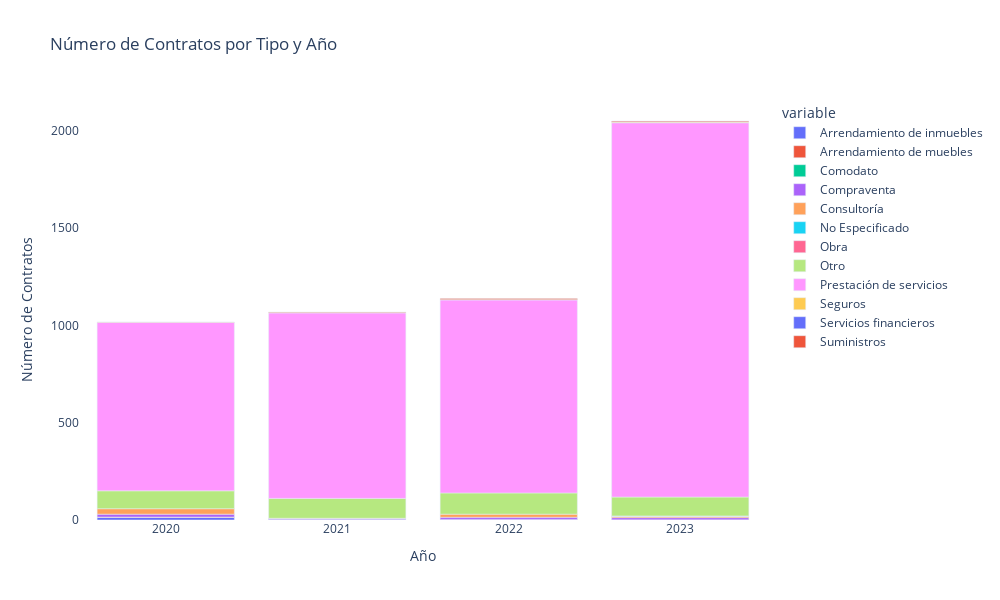

The notebook cell saved with this chart:
### Code cell
# Realizar agrupaciones
DF_tipo_por_año = DF_contratos_v1.groupby(['fecha_de_firma_ano', 'tipo_de_contrato']).size().unstack().reset_index()

# Crear gráfico
fig = px.bar(
    DF_tipo_por_año, 
    x='fecha_de_firma_ano', 
    y=DF_tipo_por_año.columns[1:],
    title='Número de Contratos por tipo y Año',
    labels={'fecha_de_firma_ano': 'Año'}
)

# Diseño
fig.update_layout(
    xaxis_title='Año',
    yaxis_title='Número de Contratos',
    title='Número de Contratos por Tipo y Año',
    plot_bgcolor='rgba(0, 0, 0, 0)',
    xaxis_tickangle = 0,
    showlegend = True,
    height = 600,
    width = 1000
)

# Mostrar el gráfico
fig.show()

# Guardar la gráfica como imagen
fig.write_image("graficas/grafica5.png")

### Figure 1 — Plotly figure (JSON) as saved in the notebook; plotly's stock layout.template omitted (floating-point values rounded to 4 significant figures)
{"data": [{"alignmentgroup": "True", "hovertemplate": "variable=Arrendamiento de inmuebles<br>Año=%{x}<br>value=%{y}<extra></extra>", "legendgroup": "Arrendamiento de inmuebles", "marker": {"color": "#636efa", "pattern": {"shape": ""}}, "name": "Arrendamiento de inmuebles", "offsetgroup": "Arrendamiento de inmuebles", "orientation": "v", "showlegend": true, "textposition": "auto", "type": "bar", "x": ["2020", "2021", "2022", "2023"], "xaxis": "x", "y": [14, 1, 3, 1], "yaxis": "y"}, {"alignmentgroup": "True", "hovertemplate": "variable=Arrendamiento de muebles<br>Año=%{x}<br>value=%{y}<extra></extra>", "legendgroup": "Arrendamiento de muebles", "marker": {"color": "#EF553B", "pattern": {"shape": ""}}, "name": "Arrendamiento de muebles", "offsetgroup": "Arrendamiento de muebles", "orientation": "v", "showlegend": true, "textposition": "auto", "type": "bar", "x": ["2020", "2021", "2022", "2023"], "xaxis": "x", "y": [1, null, null, null], "yaxis": "y"}, {"alignmentgroup": "True", "hovertemplate": "variable=Comodato<br>Año=%{x}<br>value=%{y}<extra></extra>", "legendgroup": "Comodato", "marker": {"color": "#00cc96", "pattern": {"shape": ""}}, "name": "Comodato", "offsetgroup": "Comodato", "orientation": "v", "showlegend": true, "textposition": "auto", "type": "bar", "x": ["2020", "2021", "2022", "2023"], "xaxis": "x", "y": [null, 1, null, null], "yaxis": "y"}, {"alignmentgroup": "True", "hovertemplate": "variable=Compraventa<br>Año=%{x}<br>value=%{y}<extra></extra>", "legendgroup": "Compraventa", "marker": {"color": "#ab63fa", "pattern": {"shape": ""}}, "name": "Compraventa", "offsetgroup": "Compraventa", "orientation": "v", "showlegend": true, "textposition": "auto", "type": "bar", "x": ["2020", "2021", "2022", "2023"], "xaxis": "x", "y": [15, 6, 11, 11], "yaxis": "y"}, {"alignmentgroup": "True", "hovertemplate": "variable=Consultoría<br>Año=%{x}<br>value=%{y}<extra></extra>", "legendgroup": "Consultoría", "marker": {"color": "#FFA15A", "pattern": {"shape": ""}}, "name": "Consultoría", "offsetgroup": "Consultoría", "orientation": "v", "showlegend": true, "textposition": "auto", "type": "bar", "x": ["2020", "2021", "2022", "2023"], "xaxis": "x", "y": [28, null, 16, 7], "yaxis": "y"}, {"alignmentgroup": "True", "hovertemplate": "variable=No Especificado<br>Año=%{x}<br>value=%{y}<extra></extra>", "legendgroup": "No Especificado", "marker": {"color": "#19d3f3", "pattern": {"shape": ""}}, "name": "No Especificado", "offsetgroup": "No Especificado", "orientation": "v", "showlegend": true, "textposition": "auto", "type": "bar", "x": ["2020", "2021", "2022", "2023"], "xaxis": "x", "y": [null, null, null, 1], "yaxis": "y"}, {"alignmentgroup": "True", "hovertemplate": "variable=Obra<br>Año=%{x}<br>value=%{y}<extra></extra>", "legendgroup": "Obra", "marker": {"color": "#FF6692", "pattern": {"shape": ""}}, "name": "Obra", "offsetgroup": "Obra", "orientation": "v", "showlegend": true, "textposition": "auto", "type": "bar", "x": ["2020", "2021", "2022", "2023"], "xaxis": "x", "y": [null, 1, null, 1], "yaxis": "y"}, {"alignmentgroup": "True", "hovertemplate": "variable=Otro<br>Año=%{x}<br>value=%{y}<extra></extra>", "legendgroup": "Otro", "marker": {"color": "#B6E880", "pattern": {"shape": ""}}, "name": "Otro", "offsetgroup": "Otro", "orientation": "v", "showlegend": true, "textposition": "auto", "type": "bar", "x": ["2020", "2021", "2022", "2023"], "xaxis": "x", "y": [92, 102, 109, 97], "yaxis": "y"}, {"alignmentgroup": "True", "hovertemplate": "variable=Prestación de servicios<br>Año=%{x}<br>value=%{y}<extra></extra>", "legendgroup": "Prestación de servicios", "marker": {"color": "#FF97FF", "pattern": {"shape": ""}}, "name": "Prestación de servicios", "offsetgroup": "Prestación de servicios", "orientation": "v", "showlegend": true, "textposition": "auto", "type": "bar", "x": ["2020", "2021", "2022", "2023"], "xaxis": "x", "y": [866, 954, 992, 1924], "yaxis": "y"}, {"alignmentgroup": "True", "hovertemplate": "variable=Seguros<br>Año=%{x}<br>value=%{y}<extra></extra>", "legendgroup": "Seguros", "marker": {"color": "#FECB52", "pattern": {"shape": ""}}, "name": "Seguros", "offsetgroup": "Seguros", "orientation": "v", "showlegend": true, "textposition": "auto", "type": "bar", "x": ["2020", "2021", "2022", "2023"], "xaxis": "x", "y": [2, 1, 3, 4], "yaxis": "y"}, {"alignmentgroup": "True", "hovertemplate": "variable=Servicios financieros<br>Año=%{x}<br>value=%{y}<extra></extra>", "legendgroup": "Servicios financieros", "marker": {"color": "#636efa", "pattern": {"shape": ""}}, "name": "Servicios financieros", "offsetgroup": "Servicios financieros", "orientation": "v", "showlegend": true, "textposition": "auto", "type": "bar", "x": ["2020", "2021", "2022", "2023"], "xaxis": "x", "y": [null, null, null, 1], "yaxis": "y"}, {"alignmentgroup": "True", "hovertemplate": "variable=Suministros<br>Año=%{x}<br>value=%{y}<extra></extra>", "legendgroup": "Suministros", "marker": {"color": "#EF553B", "pattern": {"shape": ""}}, "name": "Suministros", "offsetgroup": "Suministros", "orientation": "v", "showlegend": true, "textposition": "auto", "type": "bar", "x": ["2020", "2021", "2022", "2023"], "xaxis": "x", "y": [null, 3, 5, 4], "yaxis": "y"}], "layout": {"barmode": "relative", "height": 600, "legend": {"title": {"text": "variable"}, "tracegroupgap": 0}, "plot_bgcolor": "rgba(0, 0, 0, 0)", "showlegend": true, "title": {"text": "Número de Contratos por Tipo y Año"}, "width": 1000, "xaxis": {"anchor": "y", "domain": [0, 1], "tickangle": 0, "title": {"text": "Año"}}, "yaxis": {"anchor": "x", "domain": [0, 1], "title": {"text": "Número de Contratos"}}}}
